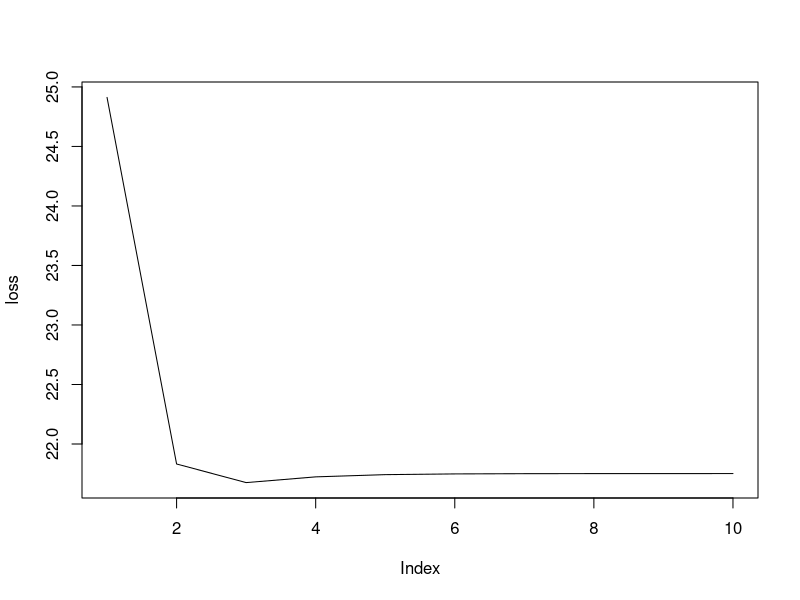

Write the R code that produced this figure.
library(tidyverse)

lasso_regression <- function(X, Y, lambda_init, epoch = 10000, eps = 1e-4) {
  lambda <- lambda_init
  ## scale X and Y
  Y <- scale(Y, center = TRUE, scale = TRUE)
  X <- scale(X, center = TRUE, scale = TRUE)
  X <- cbind(rep(1, N), X)
  P <- ncol(X)
  beta <- rep(0, P)
  for (i in 1:epoch) {
    resid <- Y - X %*% beta
    ## pick a coordinate
    for (j in 1:P) {
      ## get residual for all except for j
      resid <- resid + X[, j] * beta[j]
      delta_linear <- mean(resid * X[, j])
      ## proceed with the negative direction
      if (delta_linear < -lambda) {
        beta[j] <- delta_linear + lambda
      } else if (delta_linear > lambda) {
        beta[j] <- delta_linear - lambda
      } else {
        beta[j] <- 0
      }
      ## restore full residual
      resid <- resid - X[, j] * beta[j]
    }
    ## record loss
    loss[i] <- t(Y - X%*%beta) %*% (Y - X%*%beta) + lambda * sum(abs(beta))
    ## quit when converge
    if ((length(loss) > 1) && (abs(loss[i] - loss[i - 1]) < eps)) break
  }
  return(list(beta = beta, loss = loss))
}

peru <- read.table("./hw3/peru.txt", header = TRUE)
Y <- peru$Systol
X <- as.matrix(peru %>% select(-Systol))
N <- nrow(X)
## initialize
loss <- c()
epoch <- 10000
lambda <- 0.1
result <- lasso_regression(X, Y, lambda, epoch)
loss <- result$loss
result$beta

## result
plot(loss, type = "l")
beta <- matrix(result$beta, dim(X)[2] + 1, 1)
rownames(beta) <- c("(intercept)", colnames(X))
beta

## compare with glmnet
library(glmnet)
Y <- scale(Y, center = TRUE, scale = TRUE)
X <- scale(X, center = TRUE, scale = TRUE)
model <- glmnet(X, Y, alpha = 1, lambda = lambda)
coef(model)
beta <- Matrix(coef(model), sparse = FALSE)
